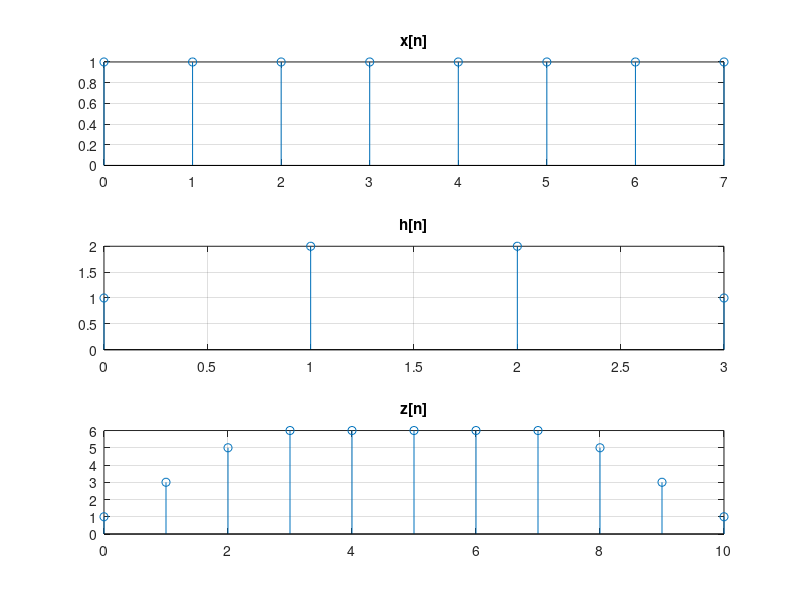

MATLAB code to generate this figure: (Note: this script raises an error after producing the figure.)

%%
clear 
close all
clc

N = 16;
n = 0:N-1;
k = 0:N-1;

dt = 0.01;
t = -10:dt:10;

%% disegnare i segnali

% RECT_N
% figure(1)
% x = 1/2*rect_N(n,5);
% stem(n,x); grid on;
% 
% % TRI
% figure(2)
% y = tri(1/4*n);
% stem(n,y)

% COS
figure(3)
z = 3*cos(2*pi*1/3*n);
stem(n,z)
%% convoluzione lineare

%N = 16;
%n = -N:N-1;
%x=(1/2).^n;    % ingresso
%x=rect_N(n-2,4);  
x=[1,1,1,1,1,1,1,1];

%h=(1/4).^n;    % risposta all'impulso
%h=rect_N(n-5,8);      
h=[1,2,2,1];

z=conv(h,x);

subplot(3,1,1), stem([0:length(x)-1],x), title('x[n]'); grid on;
subplot(3,1,2), stem([0:length(h)-1],h), title('h[n]'); grid on;
subplot(3,1,3), stem([0:length(x)+length(h)-2],z), title('z[n]'); grid on;
%% convoluzione indiretta
x=[-2,-1,0,1];
y=[0,1,4];

nx=[0:length(x)-1];
ny=[0:length(y)-1];
nxy=[0:length(x)+length(y)-2]

z=ConvInd(x,y);

subplot(3,1,1), stem(nx,x), title('x[n]'); grid on; hold on, stem(nx,real(x)), hold on; stem(nx,imag(x),'x'); 
subplot(3,1,2), stem(ny,y), title('h[n]'); grid on; hold on, stem(ny,real(y)), hold on; stem(ny,imag(y),'x');  
subplot(3,1,3), stem(nxy,z), title('z[n]'); grid on; hold on, stem(nxy,real(z)), hold on; stem(nxy,imag(z),'x');  
%% convoluzione circolare


%% calcolo DFT

%NB settare N!
%x1 = [3,-3/2,-3/2,3,-3/2,-3/2];    % TE luglio 2023
%x1 = [3,0,-3/2,0,-3/2,0];
x1=exp(-1i*2*pi*3/16*n)+2*cos(pi*1/2*n);
%x1=[-2,-1,0,1,0,0]
X1 = my_DFT(x1);

figure
subplot(2,1,1), stem(n,x1), title('x_1[n]'); grid on;
subplot(2,1,2), stem(n,real(X1)), hold on, stem(n,imag(X1),'x'), title('X_1[k] con my DFT'); grid on;

%% calcolo IDFT


X1 = [4,0,0,2+2*i,4,2-2*i,0,0];

x1=my_IDFT(X1);
figure
subplot(2,1,1), stem(n,real(X1)), hold on, stem(n,imag(X1),'x'), title('X_1[k] con my DFT'); grid on;
subplot(2,1,2), stem(n,real(x1)), hold on, stem(n,imag(x1),'x'), title('X_1[k] con my DFT'); grid on;

%% effetto interpolazione
N = 4;
n = 0:N-1;

x1= [4,5,6,0];
%x1 = [0,0,1,0,2,0,1,0]

X1 = my_DFT(x1);

% interpolo di un fattore 4, diventa dft 12
K= 16;
k = 0:K-1;

x2= [4,0,0,0,5,0,0,0,6,0,0,0,0,0,0,0];
X2 = my_DFT(x2);
figure(1)
subplot(2,1,1), stem(n,x1), title('x_1[n]'); grid on;
subplot(2,1,2), stem(n,real(X1)), hold on, stem(n,imag(X1),'x'), title('X_1[k] con my DFT'); grid on;
figure(2)
subplot(2,1,1), stem(k,x2), title('x_1[n]'); grid on;
subplot(2,1,2), stem(k,real(X2)), hold on, stem(k,imag(X2),'x'), title('X_1[k] con my DFT'); grid on;

%% calcolo IDFT ok

%NB settare N!
X2 = [6,3/2-1i*sqrt(3)/2,3/2+1i*sqrt(3)/2];
x2=my_IDFT(X2);
subplot(2,1,1), stem(n,X2), title('X_1[n]')
subplot(2,1,2), stem(n,abs(x2)), hold on, stem(n,imag(x2),'x'), title('x[n] con my IDFT')




%%
h=[-2,-2,1,2,-1,-2,3,-2,1];
h0=[-2,-2,1,2,-1,-2,3,-2,1];
h1=[0,-2,-2,1,2,-1,-2,3,-2];
hm1=[-2,1,2,-1,-2,3,-2,1,0];

sum(h.*hm1)
